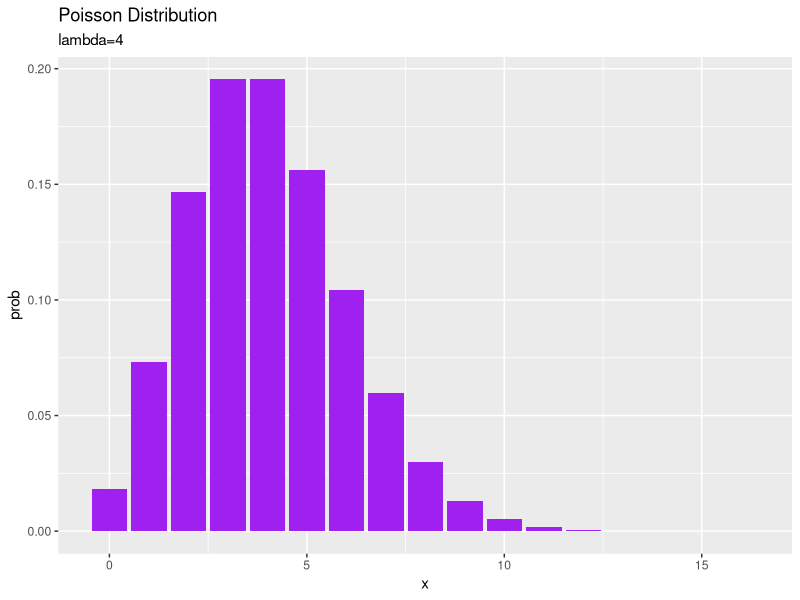
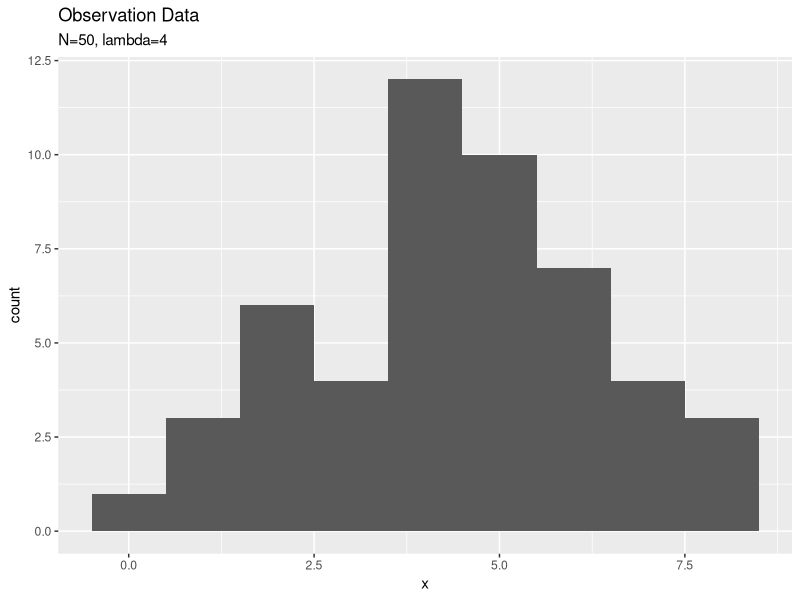
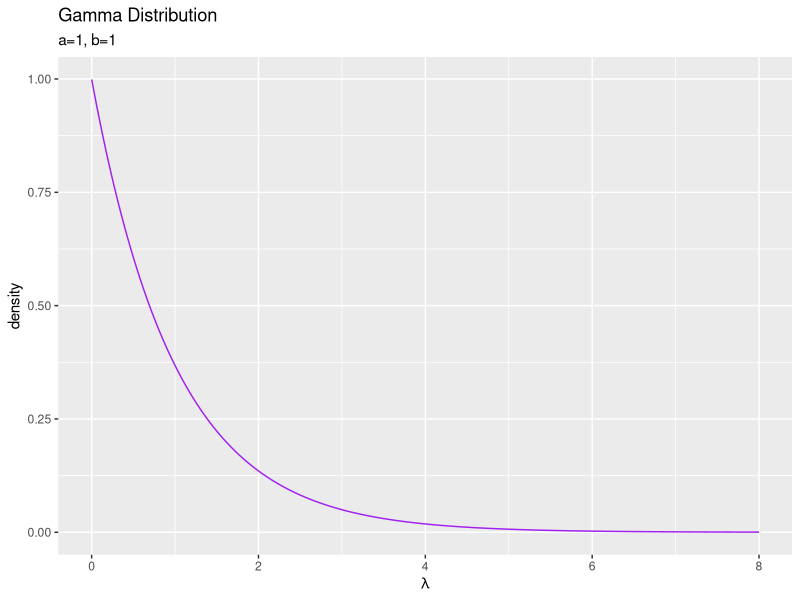
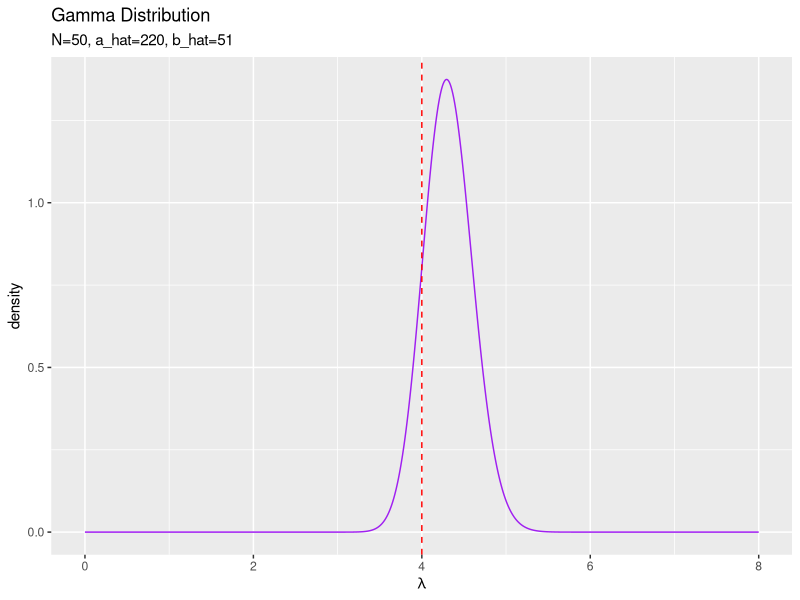
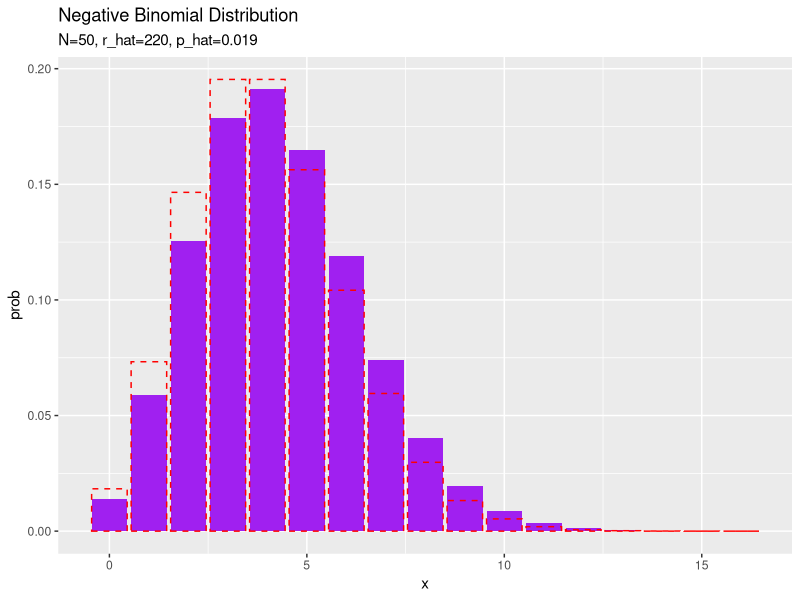

Generate these figures, in order, with R:

# 3.2.3 ポアソン分布の学習と予測 ---------------------------------------------------------

# 3.2.3項で利用するパッケージ
library(tidyverse)


### 尤度(ポアソン分布)の設定 -----

# 真のパラメータを指定
lambda_truth <- 4

# 作図用のxの値を設定
x_line <- seq(0, 4 * lambda_truth)

# 尤度を計算:式(2.37)
model_df <- tibble(
  x = x_line, # x軸の値
  ln_C_poi = x * log(lambda_truth) - lgamma(x + 1), # 正規化項(対数)
  prob = exp(ln_C_poi - lambda_truth) # 確率
  #prob = dpois(x = x, lambda = lambda_truth) # 確率
)

# 尤度を作図
ggplot(model_df, aes(x = x, y = prob)) + 
  geom_bar(stat = "identity", position = "dodge", fill = "purple") + # 尤度
  labs(title = "Poisson Distribution", 
       subtitle = paste0("lambda=", lambda_truth))


### 観測データの生成 -----

# (観測)データ数を指定
N <- 50

# ポアソン分布に従うデータを生成
x_n <- rpois(n = N ,lambda = lambda_truth)

# 観測データを確認
table(x_n)

# 観測データのヒストグラムを作図
tibble(x = x_n) %>% 
  ggplot(aes(x = x)) + 
    geom_histogram(binwidth = 1) + # 観測データ
    labs(title = "Observation Data", 
         subtitle = paste0("N=", N, ", lambda=", lambda_truth))


### 事前分布(ガンマ分布)の設定 -----

# 事前分布のパラメータを指定
a <- 1
b <- 1

# 作図用のlambdaの値を設定
lambda_line <- seq(0, 2 * lambda_truth, by = 0.001)

# 事前分布を計算:式(2.56)
prior_df <- tibble(
  lambda = lambda_line, # x軸の値
  ln_C_gam = a * log(b) - lgamma(a), # 正規化項(対数)
  density = exp(ln_C_gam + (a - 1) * log(lambda) - b * lambda) # 確率密度
  #density = dgamma(x = lambda, shape = a, rate = b) # 確率密度
)

# 事前分布を作図
ggplot(prior_df, aes(x = lambda, y = density)) + 
  geom_line(color = "purple") + # 事前分布
  labs(title = "Gamma Distribution", 
       subtitle = paste0("a=", a, ", b=", b), 
       x = expression(lambda))


### 事後分布(ガンマ分布)の計算 -----

# 事後分布のパラメータを計算:式(3.38)
a_hat <- sum(x_n) + a
b_hat <- N + b

# 事後分布を計算:式(2.56)
posterior_df <- tibble(
  lambda = lambda_line, # x軸の値
  ln_C_gam = a_hat * log(b_hat) - lgamma(a_hat), # 正規化項(対数)
  density = exp(ln_C_gam + (a_hat - 1) * log(lambda) - b_hat * lambda) # 確率密度
  #density = dgamma(x = lambda, shape = a_hat, rate = b_hat) # 確率密度
)

# 事後分布を作図
ggplot(posterior_df, aes(x = lambda, y = density)) + 
  geom_line(color = "purple") + # 事後分布
  geom_vline(aes(xintercept = lambda_truth), 
             color = "red", linetype = "dashed") + # 真のパラメータ
  labs(title = "Gamma Distribution", 
       subtitle = paste0("N=", N, ", a_hat=", a_hat, ", b_hat=", b_hat), 
       x = expression(lambda)) # ラベル


### 予測分布(負の二項分布)の計算 -----

# 予測分布のパラメータを計算:式(3.44')
r_hat <- a_hat
p_hat <- 1 / (b_hat + 1)
#r_hat <- sum(x_n) + a
#p_hat <- 1 / (N + 1 + b)

# 予測分布を計算:式(3.43)
predict_df <- tibble(
  x = x_line, # x軸の値
  ln_C_NB = lgamma(x + r_hat) - lgamma(x + 1) - lgamma(r_hat), # 正規化項(対数)
  prob = exp(ln_C_NB + r_hat * log(1 - p_hat) + x * log(p_hat)) # 確率
  #prob = dnbinom(x = x, size = r_hat, prob = 1 - p_hat) # 確率
)

# 予測分布を作図
ggplot() + 
  geom_bar(data = predict_df, aes(x = x, y = prob), 
           stat = "identity", position = "dodge", fill = "purple") + # 予測分布
  geom_bar(data = model_df, aes(x = x, y = prob), 
           stat = "identity", position = "dodge", 
           alpha = 0, color = "red", linetype = "dashed") + # 真の分布
  labs(title = "Negative Binomial Distribution", 
       subtitle = paste0("N=", N, ", r_hat=", r_hat, ", p_hat=", round(p_hat, 3)))


# ・アニメーション ---------------------------------------------------------------

# 利用するパッケージ
library(tidyverse)
library(gganimate)


### 推論処理 -----

# 真のパラメータを指定
lambda_truth <- 4

# 事前分布のパラメータを指定
a <- 1
b <- 1

# 作図用のlambdaの値を設定
lambda_line <- seq(0, 2 * lambda_truth, by = 0.001)

# 事前分布(ガンマ分布)を計算
posterior_df <- tibble(
  lambda = lambda_line, # x軸の値
  density = dgamma(x = lambda, shape = a, rate = b), # 確率密度
  label = as.factor(paste0("N=", 0, ", a=", a, ", b=", b)) # パラメータ
)

# 初期値による予測分布のパラメータを計算
r <- a
p <- 1 / (b + 1)

# 作図用のxの値を設定
x_line <- seq(0, 4 * lambda_truth)

# 初期値による予測分布(負の二項分布)を計算
predict_df <- tibble(
  x = x_line, # 作図用の値
  prob = dnbinom(x = x, size = r, prob = 1 - p), # 確率
  label = as.factor(paste0("N=", 0, ", r=", r, ", p=", round(p, 3))) # パラメータ
)

# データ数(試行回数)を指定
N <- 100

# 観測データの受け皿を初期化
x_n <- rep(0, N)

# ベイズ推論
for(n in 1:N){
  
  # ポアソン分布に従うデータを生成
  x_n[n] <- rpois(n = 1 ,lambda = lambda_truth)
  
  # 事後分布のパラメータを更新:式(3.38)
  a <- sum(x_n[n] * 1) + a
  b <- 1 + b
  
  # 事後分布(ガンマ分布)を計算:式(2.56)
  tmp_posterior_df <- tibble(
    lambda = lambda_line, # x軸の値
    density = dgamma(x = lambda, shape = a, rate = b), # 確率密度
    label = as.factor(paste0("N=", n, ", a_hat=", a, ", b_hat=", b)) # パラメータ
  )
  
  # 予測分布のパラメータを更新:式(3.44)
  r <- a
  p <- 1 / (b + 1)
  
  # 予測分布(負の二項分布)を計算:式(3.43)
  tmp_predict_df <- tibble(
    x = x_line, # x軸の値
    prob = dnbinom(x = x, size = r, prob = 1 - p), # 確率
    label = as.factor(paste0("N=", n, ", r_hat=", r, ", p_hat=", round(p, 3))) # パラメータ
  )
  
  # 推論結果を結合
  posterior_df <- rbind(posterior_df, tmp_posterior_df)
  predict_df <- rbind(predict_df, tmp_predict_df)
}

# 観測データを確認
table(x_n)


### 作図処理 -----

# 事後分布を作図
posterior_graph <- ggplot(posterior_df, aes(x = lambda, y = density)) + 
  geom_line(color = "purple") + # 事後分布
  geom_vline(aes(xintercept = lambda_truth), 
             color = "red", linetype = "dashed") + # 真のパラメータ
  gganimate::transition_manual(label) + # フレーム
  labs(title = "Gamma Distribution", 
       subtitle = "{current_frame}", 
       x = expression(lambda))

# gif画像を出力
gganimate::animate(posterior_graph, nframes = N + 1, fps = 10)


# 真のモデルをN+1フレーム分に複製
model_df <- tibble(
  x = rep(x_line, times = N + 1), # x軸の値
  prob = rep(dpois(x = x_line, lambda = lambda_truth), times = N + 1), # 確率
  label = predict_df[["label"]] # パラメータ
)

# 予測分布を作図
predict_graph <- ggplot() + 
  geom_bar(data = predict_df, aes(x = x, y = prob), 
           stat = "identity", position = "dodge", fill = "purple") + # 予測分布
  geom_bar(data = model_df, aes(x = x, y = prob), 
           stat = "identity", position = "dodge", 
           alpha = 0, color = "red", linetype = "dashed") + # 真のモデル
  gganimate::transition_manual(label) + # フレーム
  labs(title = "Negative Binomial Distribution", 
       subtitle = "{current_frame}")

# gif画像を出力
gganimate::animate(predict_graph, nframes = N + 1, fps = 10)
